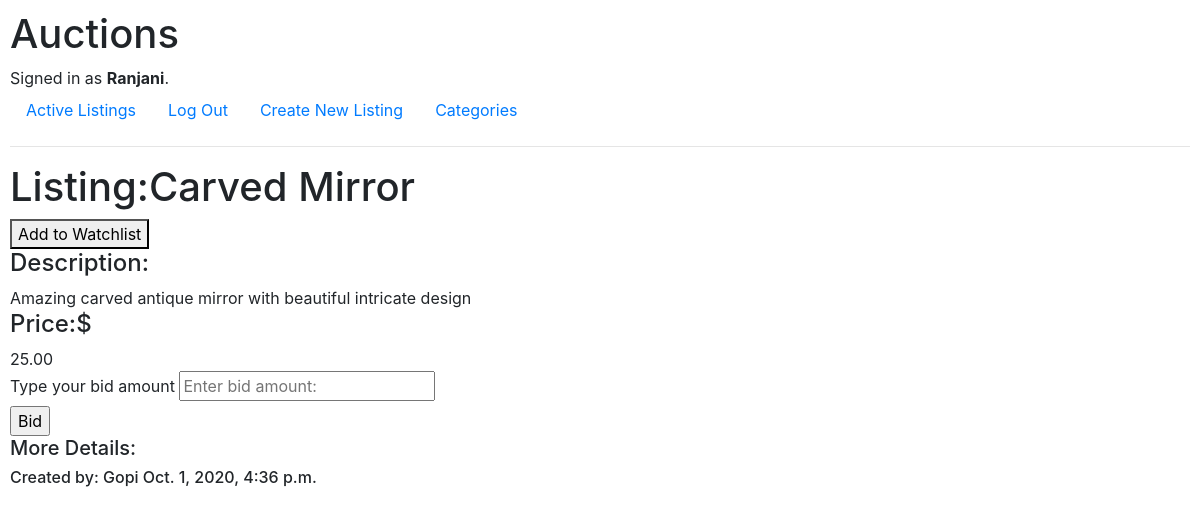
Page /listingpage/3 (signed in) on the committed database.
### auctions/models.py (models this page shows)
class User(AbstractUser):
    pass

class Product(models.Model):
    name = models.CharField(max_length=64)
    category = models.ForeignKey(Category, on_delete=models.CASCADE, related_name="products")
    current_price = models.DecimalField(max_digits=10, decimal_places=2)
    description = models.TextField()
    image_url = models.URLField(null=True, blank=True)
    owner = models.ForeignKey(User, on_delete=models.CASCADE, related_name="products")
    created_date = models.DateTimeField(auto_now_add=True)
    def __str__(self):
        return f"\n Product Name: {self.name} \n Category: {self.category} \n Start Bid: {self.current_price}"

### auctions/views.py (the view)
# urls.py: path("listingpage/<int:product_id>", views.listingpage, name="listingpage"),
def listingpage(request, product_id):
    print(Product.objects.get(pk=product_id))
    return render(request, "auctions/listingpage.html", {
        "product": Product.objects.get(pk=product_id)
    })

### auctions/models.py (called while the page is built)
    def __str__(self):
        return self.name

### auctions/templates/auctions/listingpage.html (shortened to what this page needs)
{% extends "auctions/layout.html" %} {% block body %}
<h1>Listing:{{ product.name }}</h1>
<div>
    <button>Add to Watchlist</button>
    <h4>Description:</h4>
    {{ product.description}}
    <h4>Price:$</h4>
    {{ product.current_price }}
    <form>
        <label>Type your bid amount</label>
        <input type="number" placeholder="Enter bid amount:" min="{{ product.current_price }}">
    </form>
</div>
<input type="submit" value="Bid">
<h5>More Details:</h5>
<h6>Created by: {{ product.owner }} {{ product.created_date }}
</h6>
{% endblock %}

### auctions/templates/auctions/layout.html (shortened to what this page needs)
{% load static %}
<!DOCTYPE html>
<html lang="en">
<head>
    <link rel="stylesheet" href="https://stackpath.bootstrapcdn.com/bootstrap/4.4.1/css/bootstrap.min.css">
    <link href="{% static 'auctions/styles.css' %}" rel="stylesheet">
</head>
<body>
    <h1>Auctions</h1>
    <div>
        {% if user.is_authenticated %} Signed in as <strong>{{ user.username }}</strong>. {% else %} Not signed in. {% endif %}
    </div>
    <ul class="nav">
        <li class="nav-item">
            <a class="nav-link" href="{% url 'index' %}">Active Listings</a>
        </li>
        {% if user.is_authenticated %}
        <li class="nav-item">
            <a class="nav-link" href="{% url 'logout' %}">Log Out</a>
        </li>
        <li class="nav-item">
            <a class="nav-link" href="{% url 'createlist' %}">Create New Listing</a>
        </li>
        <li class="nav-item">
            <a class="nav-link" href="{% url 'categories' %}">Categories</a>
        </li>
        {% endif %}
    </ul>
    <hr> {% block body %} {% endblock %}
</body>
</html>

### auctions/static/auctions/styles.css (style rules this page uses)
body { padding: 10px; }

### rows in the picture
User: username "Ranjani"
Product: name "Carved Mirror", description "Amazing carved antique mirror with beautiful intricate design", current_price "25.00", owner "Gopi", created_date "Oct. 1, 2020, 4:36 p.m."
